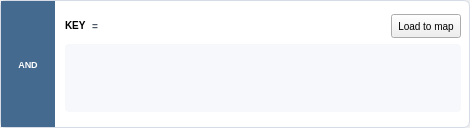
<?xml version="1.0" encoding="UTF-8"?>
<ui version="4.0">
 <class>FilterItemWidget</class>
 <widget class="QWidget" name="FilterItemWidget">
  <property name="geometry">
   <rect>
    <x>0</x>
    <y>0</y>
    <width>470</width>
    <height>128</height>
   </rect>
  </property>
  <layout class="QVBoxLayout" name="verticalLayout_outer">
   <property name="spacing"><number>0</number></property>
   <property name="leftMargin"><number>0</number></property>
   <property name="topMargin"><number>0</number></property>
   <property name="rightMargin"><number>0</number></property>
   <property name="bottomMargin"><number>0</number></property>
   <item>
    <widget class="QFrame" name="frame">
     <property name="frameShape"><enum>QFrame::StyledPanel</enum></property>
     <property name="frameShadow"><enum>QFrame::Raised</enum></property>
     <property name="styleSheet">
      <string>QFrame#frame { background: #ffffff; border: 1px solid #d6dce5; border-radius: 6px; }</string>
     </property>
     <layout class="QHBoxLayout" name="horizontalLayout_main">
      <property name="spacing"><number>0</number></property>
      <property name="leftMargin"><number>0</number></property>
      <property name="topMargin"><number>0</number></property>
      <property name="rightMargin"><number>8</number></property>
      <property name="bottomMargin"><number>0</number></property>
      <item>
       <widget class="QFrame" name="condition_frame">
        <property name="sizePolicy">
         <sizepolicy hsizetype="Fixed" vsizetype="Expanding">
          <horstretch>0</horstretch>
          <verstretch>0</verstretch>
         </sizepolicy>
        </property>
        <property name="minimumSize">
         <size><width>54</width><height>0</height></size>
        </property>
        <property name="maximumSize">
         <size><width>54</width><height>16777215</height></size>
        </property>
        <property name="frameShape"><enum>QFrame::NoFrame</enum></property>
        <property name="styleSheet">
         <string>background-color: #446a8f;</string>
        </property>
        <layout class="QVBoxLayout" name="condition_layout">
         <property name="spacing"><number>0</number></property>
         <property name="leftMargin"><number>4</number></property>
         <property name="topMargin"><number>4</number></property>
         <property name="rightMargin"><number>4</number></property>
         <property name="bottomMargin"><number>4</number></property>
         <item>
          <widget class="QLabel" name="condition_label">
           <property name="text"><string>AND</string></property>
           <property name="alignment"><set>Qt::AlignCenter</set></property>
           <property name="styleSheet">
            <string>color: white; font-size: 9px; font-weight: bold; background: transparent;</string>
           </property>
          </widget>
         </item>
        </layout>
       </widget>
      </item>
      <item>
       <layout class="QVBoxLayout" name="verticalLayout_content">
        <property name="leftMargin"><number>10</number></property>
        <property name="topMargin"><number>7</number></property>
        <property name="rightMargin"><number>0</number></property>
        <property name="bottomMargin"><number>7</number></property>
        <item>
         <layout class="QHBoxLayout" name="horizontalLayout_title">
          <property name="spacing"><number>6</number></property>
          <item>
           <widget class="QLabel" name="key_label">
            <property name="font">
             <font><weight>75</weight><bold>true</bold></font>
            </property>
            <property name="text"><string>KEY</string></property>
            <property name="styleSheet">
             <string>font-size: 10px;</string>
            </property>
            <property name="textInteractionFlags">
             <set>Qt::TextSelectableByMouse|Qt::TextSelectableByKeyboard</set>
            </property>
           </widget>
          </item>
          <item>
           <widget class="QLabel" name="operator_label">
            <property name="text"><string>=</string></property>
            <property name="alignment"><set>Qt::AlignCenter</set></property>
            <property name="styleSheet">
             <string>color: #4d5968; font-size: 10px; font-weight: bold;</string>
            </property>
           </widget>
          </item>
          <item>
           <spacer name="horizontalSpacer">
            <property name="orientation"><enum>Qt::Horizontal</enum></property>
            <property name="sizeHint" stdset="0">
             <size><width>40</width><height>20</height></size>
            </property>
           </spacer>
          </item>
          <item>
           <widget class="QPushButton" name="load_geometry_btn">
            <property name="minimumSize">
             <size><width>0</width><height>24</height></size>
            </property>
            <property name="maximumSize">
             <size><width>120</width><height>24</height></size>
            </property>
            <property name="text">
             <string>Load to map</string>
            </property>
            <property name="toolTip">
             <string>Load geometry filter to map</string>
            </property>
            <property name="styleSheet">
             <string>QPushButton { font-size: 10px; padding: 2px 6px; }</string>
            </property>
           </widget>
          </item>
         </layout>
        </item>
        <item>
         <widget class="QTextEdit" name="value_edit">
          <property name="readOnly"><bool>true</bool></property>
          <property name="frameShape"><enum>QFrame::NoFrame</enum></property>
          <property name="lineWrapMode"><enum>QTextEdit::WidgetWidth</enum></property>
          <property name="verticalScrollBarPolicy"><enum>Qt::ScrollBarAsNeeded</enum></property>
          <property name="horizontalScrollBarPolicy"><enum>Qt::ScrollBarAlwaysOff</enum></property>
          <property name="minimumSize">
           <size><width>0</width><height>38</height></size>
          </property>
          <property name="maximumSize">
           <size><width>16777215</width><height>68</height></size>
          </property>
          <property name="styleSheet">
           <string>QTextEdit { background: #f6f8fb; color: #202a35; border-radius: 4px; padding: 4px; font-size: 10px; }</string>
          </property>
         </widget>
        </item>
       </layout>
      </item>
     </layout>
    </widget>
   </item>
  </layout>
 </widget>
 <resources/>
 <connections/>
</ui>
